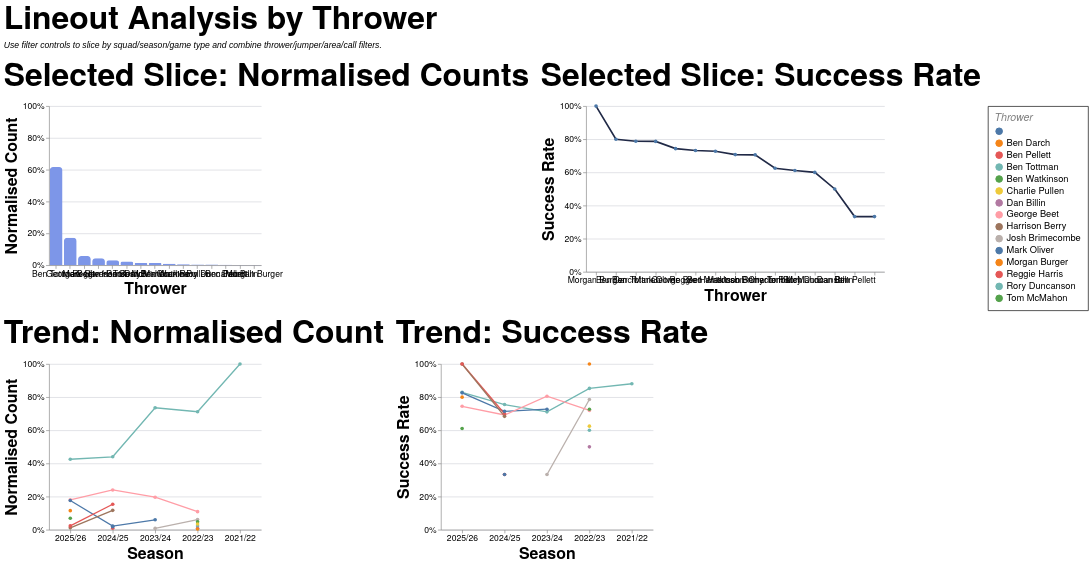

Describe this chart as a Vega-Lite specification.
### Vega-Lite specification from a JSON file in a GitHub repository (floating-point values rounded to 4 significant figures; data arrays with more than 128 entries replaced by an {"elided": "..."} marker saying what was removed)
{"config": {"axis": {"labelFont": "PT Sans Narrow, Helvetica Neue, Helvetica, Arial, sans-serif", "titleFont": "PT Sans Narrow, Helvetica Neue, Helvetica, Arial, sans-serif", "labelFontSize": 13, "titleFontSize": 24, "gridColor": "#202947", "gridOpacity": 0.2, "zindex": 1}, "text": {"font": "Lato, sans-serif"}, "bar": {"cornerRadiusEnd": 5}, "header": {"labelFont": "PT Sans Narrow, Helvetica Neue, Helvetica, Arial, sans-serif", "titleFont": "PT Sans Narrow, Helvetica Neue, Helvetica, Arial, sans-serif", "labelFontSize": 24, "titleFontSize": 28, "labelFontWeight": "bold", "orient": "left"}, "legend": {"labelFont": "PT Sans Narrow, Helvetica Neue, Helvetica, Arial, sans-serif", "titleFont": "PT Sans Narrow, Helvetica Neue, Helvetica, Arial, sans-serif", "labelFontSize": 14, "titleFontSize": 16, "titlePadding": 5, "fillColor": "white", "strokeColor": "black", "padding": 10, "titleFontWeight": "lighter", "titleFontStyle": "italic", "titleColor": "gray", "offset": 10}, "title": {"font": "PT Sans Narrow, Helvetica Neue, Helvetica, Arial, sans-serif", "fontSize": 48, "fontWeight": "bold", "anchor": "start", "align": "center", "titlePadding": 20, "subtitlePadding": 10, "subtitleFontSize": 13, "subtitleColor": "", "subtitleFontStyle": "italic", "offset": 15, "color": "black"}, "axisX": {"labelAngle": 0}, "facet": {"title": null, "header": null, "align": {"row": "each", "column": "each"}, "spacing": 10}, "resolve": {"scale": {"y": "independent", "facet": "independent"}}, "background": "transparent", "scale": {"offsetBandPaddingOuter": 0.2, "offsetBandPaddingInner": 0.1}, "view": {"stroke": null, "background": "transparent"}}, "vconcat": [{"hconcat": [{"mark": {"type": "bar", "color": "#7d96e8"}, "encoding": {"tooltip": [{"field": "thrower", "title": "Thrower", "type": "nominal"}, {"field": "attempts", "format": ",.0f", "title": "Lineouts", "type": "quantitative"}, {"field": "share", "format": ".1%", "title": "Normalised Count", "type": "quantitative"}], "x": {"field": "thrower", "sort": "-y", "title": "Thrower", "type": "nominal"}, "y": {"axis": {"format": "%"}, "field": "share", "scale": {"domain": [0, 1]}, "title": "Normalised Count", "type": "quantitative"}}, "height": 240, "title": "Selected Slice: Normalised Counts", "transform": [{"filter": "(loSquad == 'All' || datum.squad == loSquad) && (loGameType == 'All' || (loGameType == 'League + Cup' && (datum.game_type == 'League' || datum.game_type == 'Cup')) || (loGameType == 'League only' && datum.game_type == 'League') || datum.game_type == loGameType) && (loOpposition == 'All' || datum.opposition == loOpposition) && (loThrower == 'All' || datum.thrower == loThrower) && (loJumper == 'All' || datum.jumper == loJumper) && (loArea == 'All' || datum.area == loArea) && (loNumbers == 'All' || datum.numbers == loNumbers) && (loCall == 'All' || datum.call == loCall) && (loCallType == 'All' || datum.call_type == loCallType)"}, {"filter": "(loSeason == 'All' || datum.season == loSeason)"}, {"aggregate": [{"op": "count", "as": "attempts"}, {"op": "sum", "field": "won", "as": "won"}], "groupby": ["thrower"]}, {"joinaggregate": [{"op": "sum", "field": "attempts", "as": "total_attempts"}]}, {"calculate": "datum.attempts / datum.total_attempts", "as": "share"}, {"calculate": "datum.won / datum.attempts", "as": "success_rate"}], "width": 320}, {"mark": {"type": "line", "color": "#202946", "point": true, "strokeWidth": 2.5}, "encoding": {"tooltip": [{"field": "thrower", "title": "Thrower", "type": "nominal"}, {"field": "won", "format": ",.0f", "title": "Won", "type": "quantitative"}, {"field": "attempts", "format": ",.0f", "title": "Lineouts", "type": "quantitative"}, {"field": "success_rate", "format": ".1%", "title": "Success Rate", "type": "quantitative"}], "x": {"field": "thrower", "sort": "-y", "title": "Thrower", "type": "nominal"}, "y": {"axis": {"format": "%"}, "field": "success_rate", "scale": {"domain": [0, 1]}, "title": "Success Rate", "type": "quantitative"}}, "height": 250, "title": "Selected Slice: Success Rate", "transform": [{"filter": "(loSquad == 'All' || datum.squad == loSquad) && (loGameType == 'All' || (loGameType == 'League + Cup' && (datum.game_type == 'League' || datum.game_type == 'Cup')) || (loGameType == 'League only' && datum.game_type == 'League') || datum.game_type == loGameType) && (loOpposition == 'All' || datum.opposition == loOpposition) && (loThrower == 'All' || datum.thrower == loThrower) && (loJumper == 'All' || datum.jumper == loJumper) && (loArea == 'All' || datum.area == loArea) && (loNumbers == 'All' || datum.numbers == loNumbers) && (loCall == 'All' || datum.call == loCall) && (loCallType == 'All' || datum.call_type == loCallType)"}, {"filter": "(loSeason == 'All' || datum.season == loSeason)"}, {"aggregate": [{"op": "count", "as": "attempts"}, {"op": "sum", "field": "won", "as": "won"}], "groupby": ["thrower"]}, {"joinaggregate": [{"op": "sum", "field": "attempts", "as": "total_attempts"}]}, {"calculate": "datum.attempts / datum.total_attempts", "as": "share"}, {"calculate": "datum.won / datum.attempts", "as": "success_rate"}], "width": {"step": 30}}], "spacing": 16}, {"hconcat": [{"mark": {"type": "line", "point": true, "strokeWidth": 2}, "encoding": {"color": {"field": "thrower", "title": "Thrower", "type": "nominal"}, "tooltip": [{"field": "season", "title": "Season", "type": "nominal"}, {"field": "thrower", "title": "Thrower", "type": "nominal"}, {"field": "attempts", "format": ",.0f", "title": "Lineouts", "type": "quantitative"}, {"field": "norm_count", "format": ".1%", "title": "Normalised Count", "type": "quantitative"}], "x": {"field": "season", "sort": "-x", "title": "Season", "type": "nominal"}, "y": {"axis": {"format": "%"}, "field": "norm_count", "scale": {"domain": [0, 1]}, "title": "Normalised Count", "type": "quantitative"}}, "height": 250, "title": "Trend: Normalised Count", "transform": [{"filter": "(loSquad == 'All' || datum.squad == loSquad) && (loGameType == 'All' || (loGameType == 'League + Cup' && (datum.game_type == 'League' || datum.game_type == 'Cup')) || (loGameType == 'League only' && datum.game_type == 'League') || datum.game_type == loGameType) && (loOpposition == 'All' || datum.opposition == loOpposition) && (loThrower == 'All' || datum.thrower == loThrower) && (loJumper == 'All' || datum.jumper == loJumper) && (loArea == 'All' || datum.area == loArea) && (loNumbers == 'All' || datum.numbers == loNumbers) && (loCall == 'All' || datum.call == loCall) && (loCallType == 'All' || datum.call_type == loCallType)"}, {"aggregate": [{"op": "count", "as": "attempts"}, {"op": "sum", "field": "won", "as": "won"}], "groupby": ["season", "thrower"]}, {"joinaggregate": [{"op": "sum", "field": "attempts", "as": "season_attempts"}], "groupby": ["season"]}, {"calculate": "datum.attempts / datum.season_attempts", "as": "norm_count"}, {"calculate": "datum.won / datum.attempts", "as": "success_rate"}], "width": 320}, {"mark": {"type": "line", "point": true, "strokeWidth": 2}, "encoding": {"color": {"field": "thrower", "title": "Thrower", "type": "nominal"}, "tooltip": [{"field": "season", "title": "Season", "type": "nominal"}, {"field": "thrower", "title": "Thrower", "type": "nominal"}, {"field": "won", "format": ",.0f", "title": "Won", "type": "quantitative"}, {"field": "attempts", "format": ",.0f", "title": "Lineouts", "type": "quantitative"}, {"field": "success_rate", "format": ".1%", "title": "Success Rate", "type": "quantitative"}], "x": {"field": "season", "sort": "-x", "title": "Season", "type": "nominal"}, "y": {"axis": {"format": "%"}, "field": "success_rate", "scale": {"domain": [0, 1]}, "title": "Success Rate", "type": "quantitative"}}, "height": 250, "title": "Trend: Success Rate", "transform": [{"filter": "(loSquad == 'All' || datum.squad == loSquad) && (loGameType == 'All' || (loGameType == 'League + Cup' && (datum.game_type == 'League' || datum.game_type == 'Cup')) || (loGameType == 'League only' && datum.game_type == 'League') || datum.game_type == loGameType) && (loOpposition == 'All' || datum.opposition == loOpposition) && (loThrower == 'All' || datum.thrower == loThrower) && (loJumper == 'All' || datum.jumper == loJumper) && (loArea == 'All' || datum.area == loArea) && (loNumbers == 'All' || datum.numbers == loNumbers) && (loCall == 'All' || datum.call == loCall) && (loCallType == 'All' || datum.call_type == loCallType)"}, {"aggregate": [{"op": "count", "as": "attempts"}, {"op": "sum", "field": "won", "as": "won"}], "groupby": ["season", "thrower"]}, {"joinaggregate": [{"op": "sum", "field": "attempts", "as": "season_attempts"}], "groupby": ["season"]}, {"calculate": "datum.attempts / datum.season_attempts", "as": "norm_count"}, {"calculate": "datum.won / datum.attempts", "as": "success_rate"}], "width": 320}], "spacing": 16}], "data": {"name": "data-c19e9c742c9b5fa034ceade3597a36db"}, "params": [{"name": "loSquad", "value": "All"}, {"name": "loSeason", "value": "All"}, {"name": "loGameType", "value": "All"}, {"name": "loOpposition", "value": "All"}, {"name": "loThrower", "value": "All"}, {"name": "loJumper", "value": "All"}, {"name": "loArea", "value": "All"}, {"name": "loNumbers", "value": "All"}, {"name": "loCall", "value": "All"}, {"name": "loCallType", "value": "All"}], "spacing": 22, "title": {"text": "Lineout Analysis by Thrower", "subtitle": "Use filter controls to slice by squad/season/game type and combine thrower/jumper/area/call filters."}, "$schema": "https://vega.github.io/schema/vega-lite/v5.20.1.json", "datasets": {"data-c19e9c742c9b5fa034ceade3597a36db": {"elided": "1291 records"}}}
